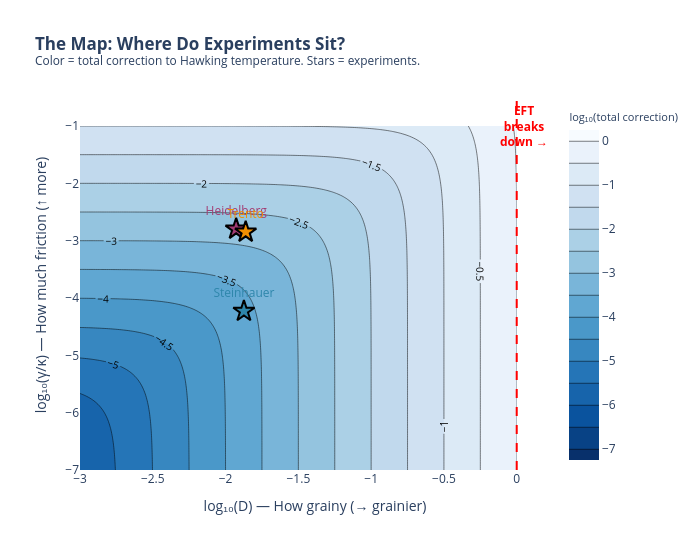

Source (notebook cell):
### Markdown cell above
## Part 8: The Map of Possibilities

The figure below is a "map" of all possible sonic black hole configurations. The two axes represent the two independent knobs experimentalists can tune:

- **Horizontal:** How grainy the atoms are (adiabaticity parameter $D$) — further right = grainier
- **Vertical:** How much friction there is ($\gamma/\kappa$) — further up = more friction

The color shows the total correction to the Hawking temperature. Stars mark where our three experiments sit on this map.

**The EFT is valid** only in the left part of the map ($D < 1$). Beyond the red line, our theory breaks down and a different approach is needed.

### Code cell
# ── Figure 6: Parameter space map ──
D_range = np.logspace(-3, 0, 200)
gk_range = np.logspace(-7, -1, 200)
D_grid, GK = np.meshgrid(D_range, gk_range)

# Total correction = D² + γ/κ (the two leading effects, added)
delta_total = D_grid**2 + GK

fig6 = go.Figure()
fig6.add_trace(
    go.Contour(
        x=np.log10(D_range),
        y=np.log10(gk_range),
        z=np.log10(delta_total),
        colorscale="Blues",
        reversescale=True,
        contours=dict(
            start=-7, end=0, size=0.5, showlabels=True, labelfont=dict(size=10)
        ),
        colorbar=dict(title=dict(text="log₁₀(total correction)", font=dict(size=11))),
    )
)

# Experiment markers
for name, p in experiments.items():
    fig6.add_trace(
        go.Scatter(
            x=[np.log10(p["D"])],
            y=[np.log10(p["delta_diss"])],
            mode="markers+text",
            text=[p["label_short"]],
            textposition="top center",
            textfont=dict(size=12, color=p["color"]),
            marker=dict(
                size=16,
                color=p["color"],
                symbol="star",
                line=dict(width=2, color="black"),
            ),
            showlegend=False,
        )
    )

fig6.add_vline(x=0, line=dict(color="red", width=2, dash="dash"))
fig6.add_annotation(
    x=0.05,
    y=-1,
    text="<b>EFT<br>breaks<br>down →</b>",
    showarrow=False,
    font=dict(size=12, color="red"),
)

fig6.update_xaxes(title_text="log₁₀(D) — How grainy (→ grainier)")
fig6.update_yaxes(title_text="log₁₀(γ/κ) — How much friction (↑ more)")
fig6.update_layout(
    height=550,
    width=700,
    plot_bgcolor="white",
    title="<b>The Map: Where Do Experiments Sit?</b><br><sup>Color = total correction to Hawking temperature. Stars = experiments.</sup>",
)
fig6.show()

### Figure 1 — Plotly figure (JSON) as saved in the notebook; plotly's stock layout.template omitted (floating-point values rounded to 4 significant figures; data arrays with more than 128 entries replaced by an {"elided": "..."} marker saying what was removed)
{"data": [{"colorbar": {"title": {"font": {"size": 11}, "text": "log₁₀(total correction)"}}, "colorscale": [[0, "rgb(247,251,255)"], [0.125, "rgb(222,235,247)"], [0.25, "rgb(198,219,239)"], [0.375, "rgb(158,202,225)"], [0.5, "rgb(107,174,214)"], [0.625, "rgb(66,146,198)"], [0.75, "rgb(33,113,181)"], [0.875, "rgb(8,81,156)"], [1, "rgb(8,48,107)"]], "contours": {"end": 0, "labelfont": {"size": 10}, "showlabels": true, "size": 0.5, "start": -7}, "reversescale": true, "type": "contour", "x": {"elided": "200 float values"}, "y": {"elided": "200 float values"}, "z": {"elided": "200x200 float values"}}, {"marker": {"color": "#2E86AB", "line": {"color": "black", "width": 2}, "size": 16, "symbol": "star"}, "mode": "markers+text", "showlegend": false, "text": ["Steinhauer"], "textfont": {"color": "#2E86AB", "size": 12}, "textposition": "top center", "type": "scatter", "x": [-1.874], "y": [-4.229]}, {"marker": {"color": "#A23B72", "line": {"color": "black", "width": 2}, "size": 16, "symbol": "star"}, "mode": "markers+text", "showlegend": false, "text": ["Heidelberg"], "textfont": {"color": "#A23B72", "size": 12}, "textposition": "top center", "type": "scatter", "x": [-1.927], "y": [-2.798]}, {"marker": {"color": "#F18F01", "line": {"color": "black", "width": 2}, "size": 16, "symbol": "star"}, "mode": "markers+text", "showlegend": false, "text": ["Trento"], "textfont": {"color": "#F18F01", "size": 12}, "textposition": "top center", "type": "scatter", "x": [-1.862], "y": [-2.85]}], "layout": {"annotations": [{"font": {"color": "red", "size": 12}, "showarrow": false, "text": "<b>EFT<br>breaks<br>down →</b>", "x": 0.05, "y": -1}], "height": 550, "plot_bgcolor": "white", "shapes": [{"line": {"color": "red", "dash": "dash", "width": 2}, "type": "line", "x0": 0, "x1": 0, "xref": "x", "y0": 0, "y1": 1, "yref": "y domain"}], "title": {"text": "<b>The Map: Where Do Experiments Sit?</b><br><sup>Color = total correction to Hawking temperature. Stars = experiments.</sup>"}, "width": 700, "xaxis": {"title": {"text": "log₁₀(D) — How grainy (→ grainier)"}}, "yaxis": {"title": {"text": "log₁₀(γ/κ) — How much friction (↑ more)"}}}}
